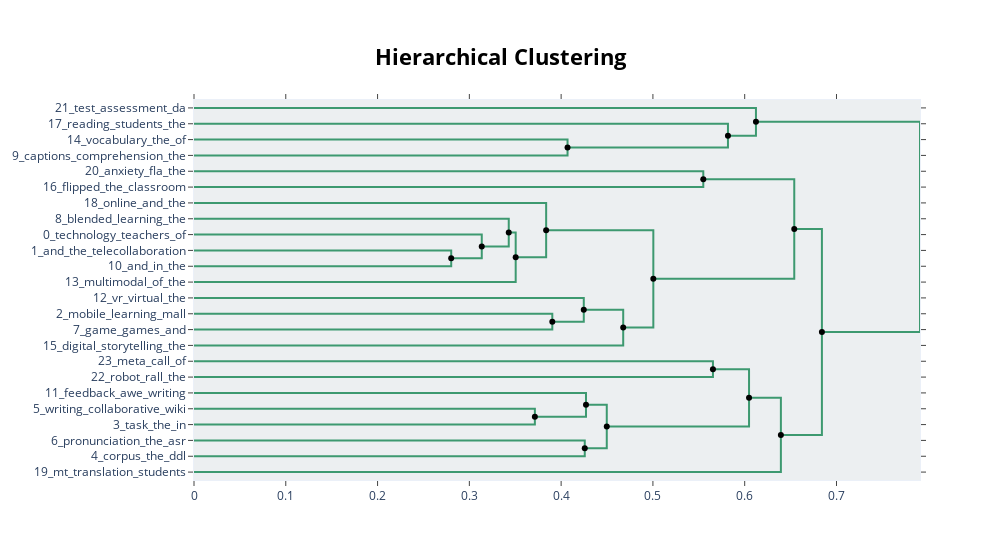

The notebook cell saved with this chart:
### Code cell
hierarchical_topics = model.hierarchical_topics(docs)
model.visualize_hierarchy(hierarchical_topics=hierarchical_topics)

### Figure 1 — Plotly figure (JSON) as saved in the notebook; plotly's stock layout.template omitted (floating-point values rounded to 4 significant figures)
{"data": [{"hoverinfo": "text", "marker": {"color": "rgb(61,153,112)"}, "mode": "lines", "text": ["vocabulary_the_of_and_acquisition", "", "", "captions_comprehension_the_vocabulary_captioning"], "type": "scatter", "x": [0, 0.407, 0.407, 0], "xaxis": "x", "y": [-25, -25, -35, -35], "yaxis": "y"}, {"hoverinfo": "text", "marker": {"color": "rgb(61,153,112)"}, "mode": "lines", "text": ["reading_students_the_comprehension_and", "", "", "vocabulary_captions_the_comprehension_of"], "type": "scatter", "x": [0, 0.5818, 0.5818, 0.407], "xaxis": "x", "y": [-15, -15, -30, -30], "yaxis": "y"}, {"hoverinfo": "text", "marker": {"color": "rgb(61,153,112)"}, "mode": "lines", "text": ["test_assessment_da_takers_the", "", "", "vocabulary_the_reading_captions_comprehension"], "type": "scatter", "x": [0, 0.6123, 0.6123, 0.5818], "xaxis": "x", "y": [-5, -5, -22.5, -22.5], "yaxis": "y"}, {"hoverinfo": "text", "marker": {"color": "rgb(61,153,112)"}, "mode": "lines", "text": ["anxiety_fla_the_speaking_and", "", "", "flipped_the_classroom_in_and"], "type": "scatter", "x": [0, 0.5549, 0.5549, 0], "xaxis": "x", "y": [-45, -45, -55, -55], "yaxis": "y"}, {"hoverinfo": "text", "marker": {"color": "rgb(61,153,112)"}, "mode": "lines", "text": ["and_the_telecollaboration_intercultural_of", "", "", "and_in_the_of_to"], "type": "scatter", "x": [0, 0.2802, 0.2802, 0], "xaxis": "x", "y": [-95, -95, -105, -105], "yaxis": "y"}, {"hoverinfo": "text", "marker": {"color": "rgb(61,153,112)"}, "mode": "lines", "text": ["technology_teachers_of_the_call", "", "", "and_the_of_in_to"], "type": "scatter", "x": [0, 0.3135, 0.3135, 0.2802], "xaxis": "x", "y": [-85, -85, -100, -100], "yaxis": "y"}, {"hoverinfo": "text", "marker": {"color": "rgb(61,153,112)"}, "mode": "lines", "text": ["blended_learning_the_and_of", "", "", "and_the_of_in_to"], "type": "scatter", "x": [0, 0.3429, 0.3429, 0.3135], "xaxis": "x", "y": [-75, -75, -92.5, -92.5], "yaxis": "y"}, {"hoverinfo": "text", "marker": {"color": "rgb(61,153,112)"}, "mode": "lines", "text": ["and_the_of_in_to", "", "", "multimodal_of_the_online_in"], "type": "scatter", "x": [0.3429, 0.3505, 0.3505, 0], "xaxis": "x", "y": [-83.75, -83.75, -115, -115], "yaxis": "y"}, {"hoverinfo": "text", "marker": {"color": "rgb(61,153,112)"}, "mode": "lines", "text": ["online_and_the_language_of", "", "", "the_of_and_in_to"], "type": "scatter", "x": [0, 0.3837, 0.3837, 0.3505], "xaxis": "x", "y": [-65, -65, -99.38, -99.38], "yaxis": "y"}, {"hoverinfo": "text", "marker": {"color": "rgb(61,153,112)"}, "mode": "lines", "text": ["mobile_learning_mall_the_of", "", "", "game_games_and_gaming_the"], "type": "scatter", "x": [0, 0.3904, 0.3904, 0], "xaxis": "x", "y": [-135, -135, -145, -145], "yaxis": "y"}, {"hoverinfo": "text", "marker": {"color": "rgb(61,153,112)"}, "mode": "lines", "text": ["vr_virtual_the_and_learning", "", "", "mobile_learning_the_and_of"], "type": "scatter", "x": [0, 0.4247, 0.4247, 0.3904], "xaxis": "x", "y": [-125, -125, -140, -140], "yaxis": "y"}, {"hoverinfo": "text", "marker": {"color": "rgb(61,153,112)"}, "mode": "lines", "text": ["learning_the_mobile_and_of", "", "", "digital_storytelling_the_and_in"], "type": "scatter", "x": [0.4247, 0.4676, 0.4676, 0], "xaxis": "x", "y": [-132.5, -132.5, -155, -155], "yaxis": "y"}, {"hoverinfo": "text", "marker": {"color": "rgb(61,153,112)"}, "mode": "lines", "text": ["the_and_of_in_to", "", "", "the_and_learning_of_in"], "type": "scatter", "x": [0.3837, 0.5005, 0.5005, 0.4676], "xaxis": "x", "y": [-82.19, -82.19, -143.8, -143.8], "yaxis": "y"}, {"hoverinfo": "text", "marker": {"color": "rgb(61,153,112)"}, "mode": "lines", "text": ["flipped_the_anxiety_in_and", "", "", "the_and_of_in_to"], "type": "scatter", "x": [0.5549, 0.654, 0.654, 0.5005], "xaxis": "x", "y": [-50, -50, -113.0, -113.0], "yaxis": "y"}, {"hoverinfo": "text", "marker": {"color": "rgb(61,153,112)"}, "mode": "lines", "text": ["meta_call_of_research_in", "", "", "robot_rall_the_and_chatbots"], "type": "scatter", "x": [0, 0.5654, 0.5654, 0], "xaxis": "x", "y": [-165, -165, -175, -175], "yaxis": "y"}, {"hoverinfo": "text", "marker": {"color": "rgb(61,153,112)"}, "mode": "lines", "text": ["writing_collaborative_wiki_the_and", "", "", "task_the_in_and_of"], "type": "scatter", "x": [0, 0.3714, 0.3714, 0], "xaxis": "x", "y": [-195, -195, -205, -205], "yaxis": "y"}, {"hoverinfo": "text", "marker": {"color": "rgb(61,153,112)"}, "mode": "lines", "text": ["feedback_awe_writing_errors_the", "", "", "writing_the_and_in_of"], "type": "scatter", "x": [0, 0.4271, 0.4271, 0.3714], "xaxis": "x", "y": [-185, -185, -200, -200], "yaxis": "y"}, {"hoverinfo": "text", "marker": {"color": "rgb(61,153,112)"}, "mode": "lines", "text": ["pronunciation_the_asr_of_and", "", "", "corpus_the_ddl_of_corpora"], "type": "scatter", "x": [0, 0.4257, 0.4257, 0], "xaxis": "x", "y": [-215, -215, -225, -225], "yaxis": "y"}, {"hoverinfo": "text", "marker": {"color": "rgb(61,153,112)"}, "mode": "lines", "text": ["writing_the_in_and_of", "", "", "corpus_the_of_and_to"], "type": "scatter", "x": [0.4271, 0.4497, 0.4497, 0.4257], "xaxis": "x", "y": [-192.5, -192.5, -220, -220], "yaxis": "y"}, {"hoverinfo": "text", "marker": {"color": "rgb(61,153,112)"}, "mode": "lines", "text": ["robot_meta_of_the_and", "", "", "the_of_and_in_to"], "type": "scatter", "x": [0.5654, 0.6047, 0.6047, 0.4497], "xaxis": "x", "y": [-170, -170, -206.2, -206.2], "yaxis": "y"}, {"hoverinfo": "text", "marker": {"color": "rgb(61,153,112)"}, "mode": "lines", "text": ["the_of_and_in_to", "", "", "mt_translation_students_machine_writing"], "type": "scatter", "x": [0.6047, 0.6394, 0.6394, 0], "xaxis": "x", "y": [-188.1, -188.1, -235, -235], "yaxis": "y"}, {"hoverinfo": "text", "marker": {"color": "rgb(61,153,112)"}, "mode": "lines", "text": ["the_and_of_in_to", "", "", "the_of_and_in_to"], "type": "scatter", "x": [0.654, 0.6841, 0.6841, 0.6394], "xaxis": "x", "y": [-81.48, -81.48, -211.6, -211.6], "yaxis": "y"}, {"hoverinfo": "text", "marker": {"color": "rgb(61,153,112)"}, "mode": "lines", "text": ["vocabulary_the_reading_of_comprehension", "", "", "the_and_of_in_to"], "type": "scatter", "x": [0.6123, 0.791, 0.791, 0.6841], "xaxis": "x", "y": [-13.75, -13.75, -146.5, -146.5], "yaxis": "y"}, {"hoverinfo": "text", "hovertext": ["and_the_of_in_to", "learning_the_mobile_and_of", "the_and_of_in_to", "flipped_the_anxiety_in_and", "writing_the_in_and_of", "robot_meta_of_the_and", "the_of_and_in_to", "the_and_of_in_to", "vocabulary_the_reading_of_comprehension"], "marker": {"color": "black"}, "mode": "markers", "showlegend": false, "type": "scatter", "x": [0.3429, 0.4247, 0.3837, 0.5549, 0.4271, 0.5654, 0.6047, 0.654, 0.6123], "y": [-83.75, -132.5, -82.19, -50, -192.5, -170, -188.1, -81.48, -13.75]}, {"hoverinfo": "text", "hovertext": ["vocabulary_captions_the_comprehension_of", "vocabulary_the_reading_captions_comprehension", "and_the_of_in_to", "and_the_of_in_to", "the_of_and_in_to", "mobile_learning_the_and_of", "the_and_learning_of_in", "the_and_of_in_to", "writing_the_and_in_of", "corpus_the_of_and_to", "the_of_and_in_to", "the_of_and_in_to", "the_and_of_in_to"], "marker": {"color": "black"}, "mode": "markers", "showlegend": false, "type": "scatter", "x": [0.407, 0.5818, 0.2802, 0.3135, 0.3505, 0.3904, 0.4676, 0.5005, 0.3714, 0.4257, 0.4497, 0.6394, 0.6841], "y": [-30, -22.5, -100, -92.5, -99.38, -140, -143.8, -113.0, -200, -220, -206.2, -211.6, -146.5]}], "layout": {"autosize": false, "height": 560, "hoverlabel": {"bgcolor": "white", "font": {"family": "Rockwell", "size": 16}}, "hovermode": "closest", "plot_bgcolor": "#ECEFF1", "showlegend": false, "title": {"font": {"color": "Black", "size": 22}, "text": "<b>Hierarchical Clustering</b>", "x": 0.5, "xanchor": "center", "yanchor": "top"}, "width": 1000, "xaxis": {"mirror": "allticks", "rangemode": "tozero", "showgrid": false, "showline": true, "showticklabels": true, "ticks": "outside", "type": "linear", "zeroline": false}, "yaxis": {"mirror": "allticks", "range": [-240, 0], "rangemode": "tozero", "showgrid": false, "showline": true, "showticklabels": true, "tickmode": "array", "ticks": "outside", "ticktext": ["21_test_assessment_da", "17_reading_students_the", "14_vocabulary_the_of", "9_captions_comprehension_the", "20_anxiety_fla_the", "16_flipped_the_classroom", "18_online_and_the", "8_blended_learning_the", "0_technology_teachers_of", "1_and_the_telecollaboration", "10_and_in_the", "13_multimodal_of_the", "12_vr_virtual_the", "2_mobile_learning_mall", "7_game_games_and", "15_digital_storytelling_the", "23_meta_call_of", "22_robot_rall_the", "11_feedback_awe_writing", "5_writing_collaborative_wiki", "3_task_the_in", "6_pronunciation_the_asr", "4_corpus_the_ddl", "19_mt_translation_students"], "tickvals": [-5, -15, -25, -35, -45, -55, -65, -75, -85, -95, -105, -115, -125, -135, -145, -155, -165, -175, -185, -195, -205, -215, -225, -235], "type": "linear", "zeroline": false}}}
